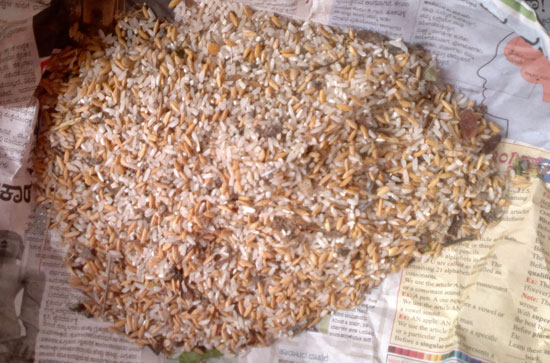
%> input picture rice.jpg, 550 x 363 px
$ octave testing2.m   (GNU Octave 9; MATLAB toolbox functions it lacks are replaced by stand-ins)
%> lines starting %> are read from the running program, lines starting %| are printed output that depends on the picture; in (x1, y1, x2, y2) boxes, pixels count from 0 and x2, y2 are one past the last pixel; in counts of white or black regions, pixels touching at a corner belong together; the program's own positions count from 1
RGB = imread('rice.jpg');
%> RGB is the input picture: size 363x550x3 uint8; mean R, G, B 174.3, 144.2, 128.3
imshow(RGB)

I = rgb2gray(RGB)
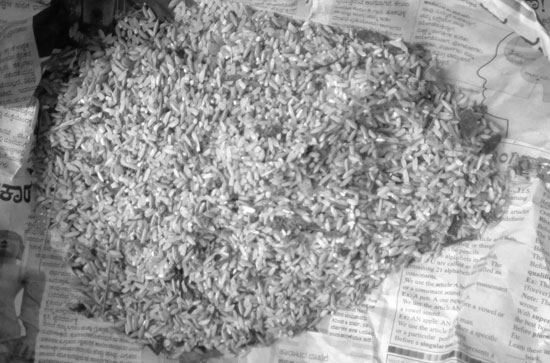
%> I: size 363x550 uint8; min 3, max 255, mean 151.4
figure, imshow(I)

BW = im2bw(I, 0.4)
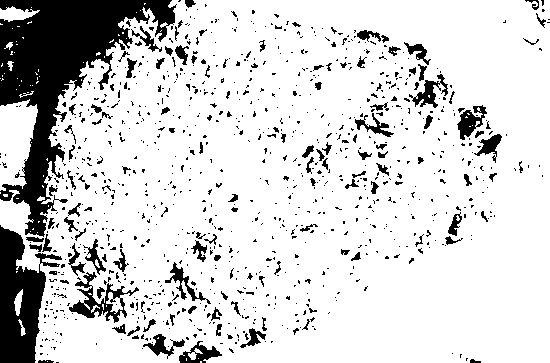
%> BW: size 363x550 logical; 83.5% white; 995 black regions (868 under 20 px), largest, box (x1, y1, x2, y2) and area: (0, 0, 177, 237) 14508, (0, 225, 62, 363) 4530, (69, 272, 139, 323) 1017
figure, imshow(BW)

B = medfilt2(BW)
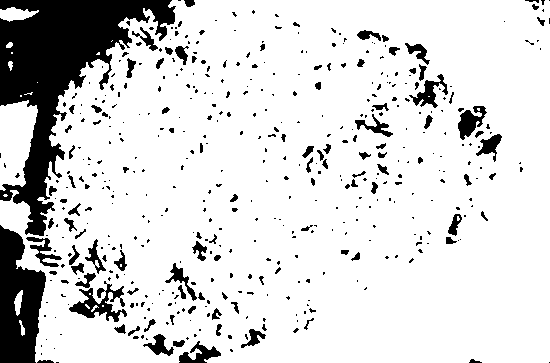
%> B: size 363x550 logical; 84.9% white; 483 black regions (375 under 20 px), largest, box (x1, y1, x2, y2) and area: (0, 0, 176, 236) 14587, (0, 225, 46, 363) 4356, (69, 281, 127, 322) 915
figure, imshow(B)

BW2 = edge(B,'canny');
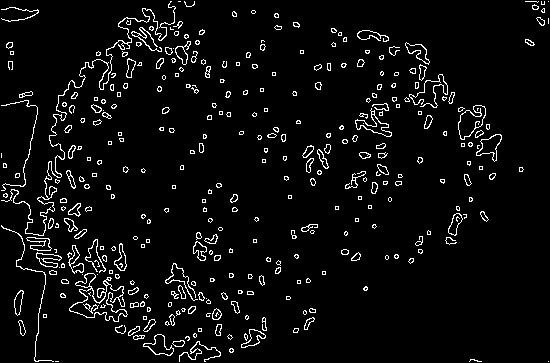
%> BW2: size 363x550 logical; 4.9% white in thin lines or dots
figure, imshow(BW2)

BW1 = edge(B,'sobel');
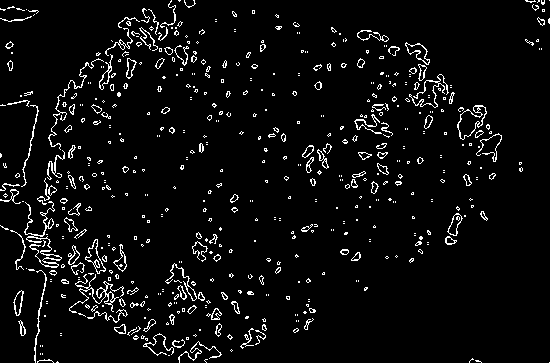
%> BW1: size 363x550 logical; 5% white in thin lines or dots
figure, imshow(BW1)

BW1(BW1< 5) = 0;
%> BW1: size 363x550 logical; 5% of pixels changed, all inside (x1, y1, x2, y2) = (0, 0, 550, 363)
imagesc(B); pause;

$ run again, with dd.jpg copied over rice.jpg
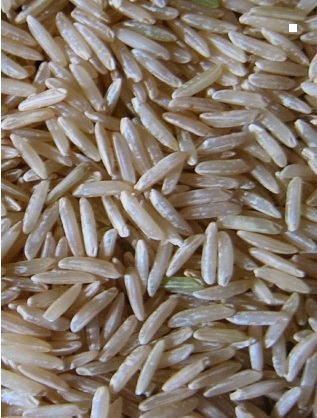
%> input picture dd.jpg, 317 x 418 px
%> RGB is the input picture: size 418x317x3 uint8; mean R, G, B 133, 119.9, 106.9
%> `BW = im2bw(I, 0.4)`:
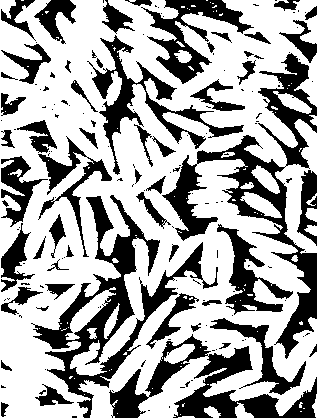
%> BW: size 418x317 logical; 65.3% white; 166 black regions (111 under 20 px), largest, box (x1, y1, x2, y2) and area: (162, 53, 317, 359) 8731, (31, 195, 218, 418) 7990, (109, 334, 317, 418) 5666
%> B: size 418x317 logical; 65.5% white; 100 black regions (37 under 20 px), largest, box (x1, y1, x2, y2) and area: (35, 195, 203, 418) 7894, (163, 135, 317, 358) 6309, (173, 346, 317, 418) 3621
%> BW2: size 418x317 logical; 10% white in thin lines or dots
%> `BW1 = edge(B,'sobel');`:
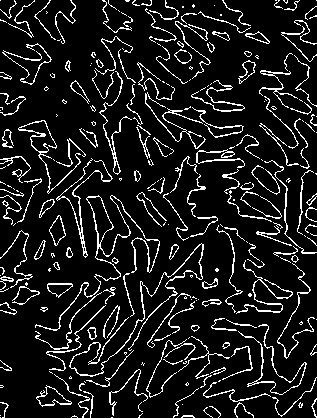
%> BW1: size 418x317 logical; 10.8% white in thin lines or dots
